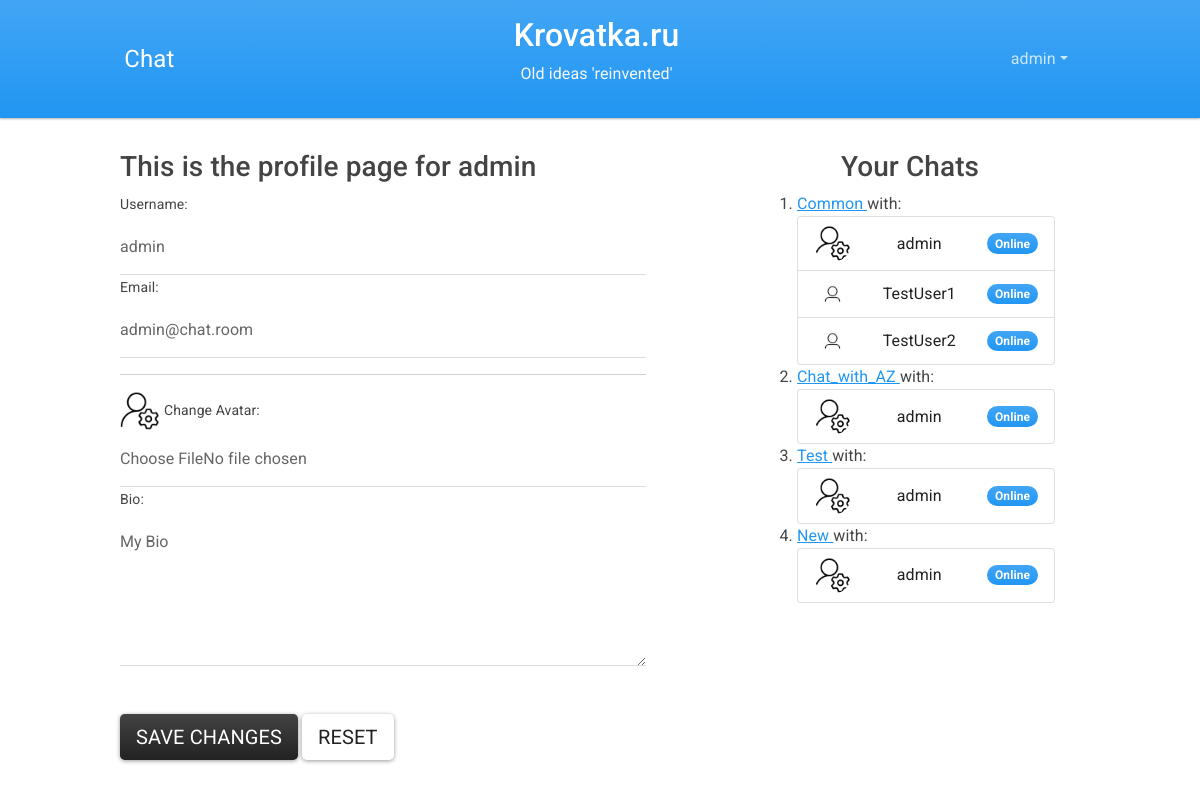
The page /user/profile (signed in) on the database its author committed.
### user/models.py (models this page shows, shortened)
class Profile(models.Model):
    user = models.OneToOneField(
        User, related_name='profile', on_delete=models.CASCADE)
    avatar = models.ImageField(
        default='img/profile/default.png', upload_to='img/profile')
    bio = models.TextField()
    is_online = models.BooleanField(default=False)
    def get_chats(self):
        chats = set()
        for chat in Room.objects.all():
            if self.user in chat.members.all():
                chats.add(chat)
        return chats

### api/models.py (models this page shows, shortened)
class Room(models.Model):
    owner = models.ForeignKey(
        User, related_name='owner', on_delete=models.CASCADE, default=User)
    room_name = models.CharField(
        max_length=32, default='common')
    members = models.ManyToManyField(
        User, related_name='members', blank=False, default=owner)
    class Meta:
        ordering = ('pk', 'owner',)

### user/views.py (the view)
# urls.py: path('profile', views.profile, name='profile'),
@login_required
def profile(request):
    if request.method == 'POST':
        user_form = UpdateUserForm(request.POST, instance=request.user)
        profile_form = UpdateProfileForm(
            request.POST, request.FILES, instance=request.user.profile)
        if user_form.is_valid() and profile_form.is_valid():
            user_form.save()
            profile_form.save()
            messages.success(request, 'Your profile is updated successfully')
            return redirect(to='profile')
    else:
        user_form = UpdateUserForm(instance=request.user)
        profile_form = UpdateProfileForm(instance=request.user.profile)
        chats = request.user.profile.get_chats
    return render(request, 'user/profile.html', {'user_form': user_form, 'profile_form': profile_form, 'chats': chats})

### user/forms.py
class UpdateUserForm(forms.ModelForm):
    username = forms.CharField(max_length=100,
                               required=True,
                               widget=forms.TextInput(attrs={'class': 'form-control'}))
    email = forms.EmailField(required=True,
                             widget=forms.TextInput(attrs={'class': 'form-control'}))
    class Meta:
        model = User
        fields = ['username', 'email']

class UpdateProfileForm(forms.ModelForm):
    avatar = forms.ImageField(widget=forms.FileInput(
        attrs={'class': 'form-control', 'type': 'file'}))
    bio = forms.CharField(widget=forms.Textarea(
        attrs={'class': 'form-control', 'rows': 5}))
    class Meta:
        model = Profile
        fields = ['avatar', 'bio']

### templates/user/profile.html (shortened to what this page needs)
{% extends 'chat/index.html' %}
{% load static %}
{% block content %}
<div class="profile-view d-flex justify-content-evenly">
  <section class="profile col-md-6 col-sm-12">
    <div class="my-3 p-3">
      <h3 class="text-center text-md-start">This is the profile page for {{user.username}}</h3>
      <div class="form-content">
        <form method="post" enctype="multipart/form-data">
          <div class="form-row">
            <div class="col-md-12">
              <div class="form-group">
                <label class="small mb-1">Username:</label>
                {{ user_form.username }}
                <label class="small mb-1">Email:</label>
                {{ user_form.email }}
              </div>
              <div class="form-group">
                <hr>
                <img class="avatar" src="{% static  user.profile.avatar.url %}" />
                <label class="small mb-1">Change Avatar:</label>
                {{ profile_form.avatar }}
              </div>
              <label class="small mb-1">Bio:</label> {{ profile_form.bio }}
            </div>
          </div>
          <br><br>
          <button type="submit" class="btn btn-dark btn-lg">Save Changes</button>
          <button type="reset" class="btn btn-outline-dark btn-lg">Reset</button>
        </form>
      </div>
    </div>
  </section>
  <section class="chats col-md-4 col-sm-12">
    <div class="my-3 p-3">
      <h3 class="text-center">
        Your Chats
      </h3>
      <div class="d-flex justify-content-center ">
        <ol>
          {% for chat in chats %}
          <li>
            <a href="{%url 'chat'  chat.room_name %}">
              {{chat.room_name | capfirst}}
            </a> with:
            <ul class="list-group">
              {% for user in chat.members.all %}
              <li id="{{ user.id }}"
                class="list-group-item d-flex  chat-user justify-content-between align-items-center">
                <img src="{% static  user.profile.avatar.url %}" class="col-2 rounded-circle">
                <span class="title">{{ user.username }}</span>
                {% if user.profile.is_online %}
                <span class="badge bg-primary rounded-pill">
                  Online
                </span>
                {% else %}
                <span class="badge bg-light rounded-pill">
                  Offline
                </span>
                {% endif %}
              </li>
              {% endfor %}
            </ul>
          </li>
          {% endfor %}
        </ol>
      </div>
    </div>
  </section>
</div>
{% endblock content %}

### templates/chat/navbar.html (shortened to what this page needs)
<nav class="navbar navbar-expand-lg navbar-dark bg-primary">
  <div class="container-fluid  justify-content-evenly">
    <div class="flex-grow-0" id="navbarColor01">
      <a href="{% url 'main' %}" class="navbar-brand">Chat</a>
    </div>
    <div class="d-sm-none d-md-block text-center collapse collapse-horizontal text-light col-sm-6">
      <a href="{% url 'main' %}" class="text-white text-decoration-none ">
        <h2 class="mx-auto">Krovatka.ru</h2>
      </a>
      <p class="mx-auto">Old ideas 'reinvented'</p>
    </div>
    <div class=" d-flex">
      {% if request.user.is_authenticated %}
      <ul class="navbar-nav me-auto">
        <li class="nav-item dropdown">
          <a class="nav-link dropdown-toggle" data-bs-toggle="dropdown" href="#" role="button" aria-haspopup="true"
            aria-expanded="false">{{ request.user.username }}</a>
        </li>
      </ul>
      {% endif %}
    </div>
  </div>
</nav>

### static/css/style.css (style rules this page uses)
.profile-view { display: flex; flex-flow: row wrap; }
.avatar { max-width: 2.5em; }

### rows shown on the page
Profile: bio "My Bio"
Room: room_name "Common"
Room: room_name "Chat_with_AZ"
Room: room_name "Test"
Room: room_name "New"

### other values the page prints
{{ request.user.username }} "admin"
{{ user.username }} "admin"
{{ user.username }} "TestUser1"
{{ user.username }} "TestUser2"
